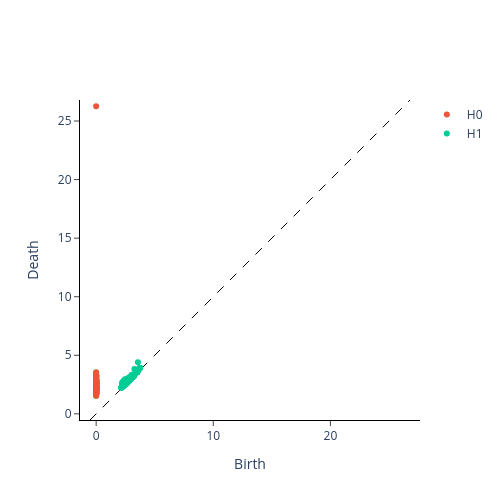

The notebook cell saved with this chart:
### Markdown cell above
We see a whole bunch of noise along the diagonal because the `H1` feature isn't actually persistent. And, as expected, at a large enough scale, the two clusters merge into one component. Hence the persistent `H0` feature. But more importantly: the gap between the top 2 `H0` features indicates a "real" separation.

### Code cell
plot_both.show()

### Figure 1 — Plotly figure (JSON) as saved in the notebook; plotly's stock layout.template omitted (floating-point values rounded to 4 significant figures; data arrays with more than 128 entries replaced by an {"elided": "..."} marker saying what was removed)
{"data": [{"hoverinfo": "none", "line": {"color": "black", "dash": "dash", "width": 1}, "mode": "lines", "showlegend": false, "type": "scatter", "x": [-0.5254, 26.8], "y": [-0.5254, 26.8]}, {"hoverinfo": "text", "hovertext": {"elided": "199 str values"}, "mode": "markers", "name": "H0", "type": "scatter", "x": {"elided": "199 float values"}, "y": {"elided": "199 float values"}}, {"hoverinfo": "text", "hovertext": {"elided": "137 str values"}, "mode": "markers", "name": "H1", "type": "scatter", "x": {"elided": "137 float values"}, "y": {"elided": "137 float values"}}], "layout": {"height": 500, "plot_bgcolor": "white", "width": 500, "xaxis": {"autorange": false, "exponentformat": "e", "linecolor": "black", "linewidth": 1, "mirror": false, "range": [-0.5254, 26.8], "showexponent": "all", "showline": true, "side": "bottom", "ticks": "outside", "title": {"text": "Birth"}, "type": "linear", "zeroline": true}, "yaxis": {"autorange": false, "exponentformat": "e", "linecolor": "black", "linewidth": 1, "mirror": false, "range": [-0.5254, 26.8], "scaleanchor": "x", "scaleratio": 1, "showexponent": "all", "showline": true, "side": "left", "ticks": "outside", "title": {"text": "Death"}, "type": "linear", "zeroline": true}}}
